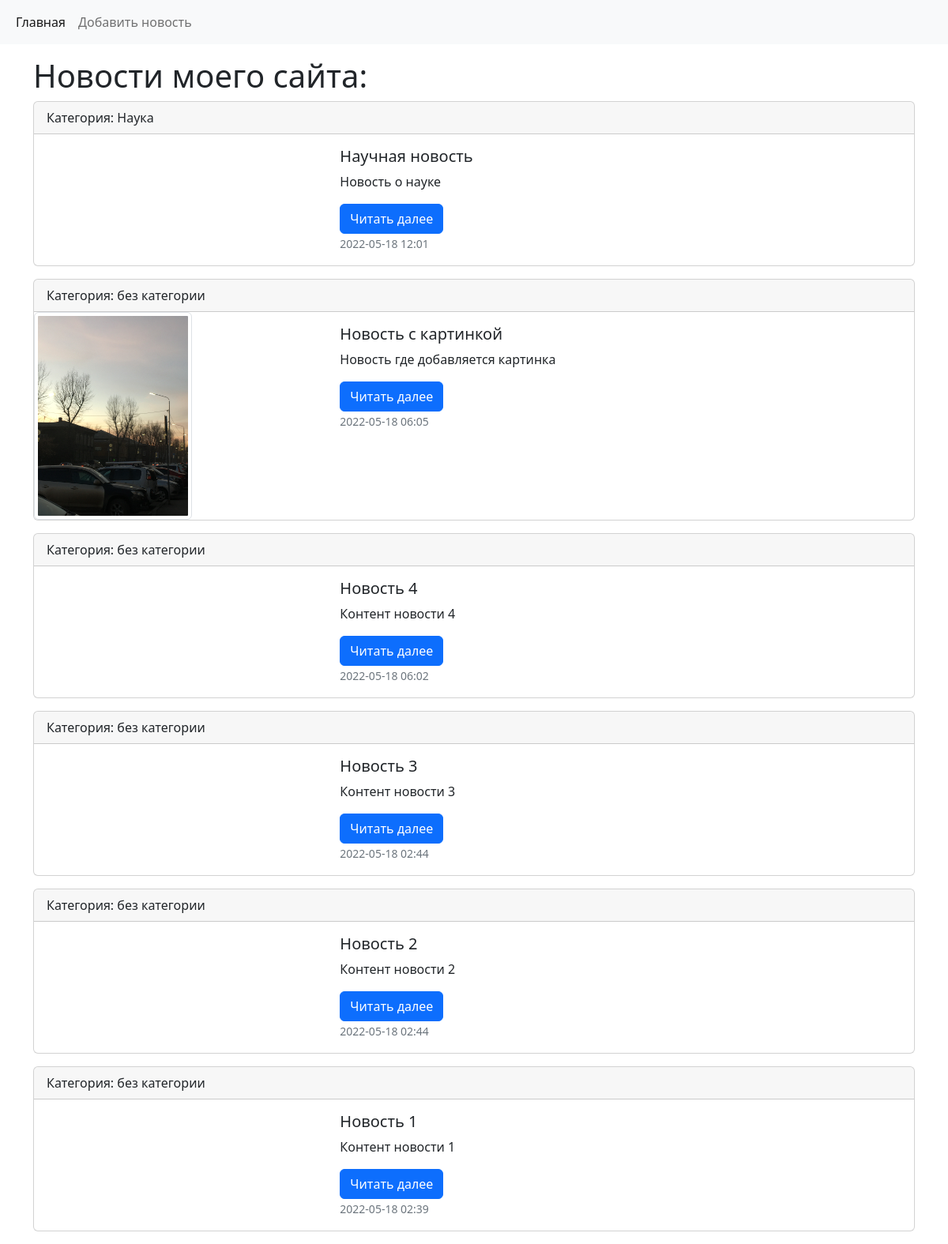
The app's page /, older data.
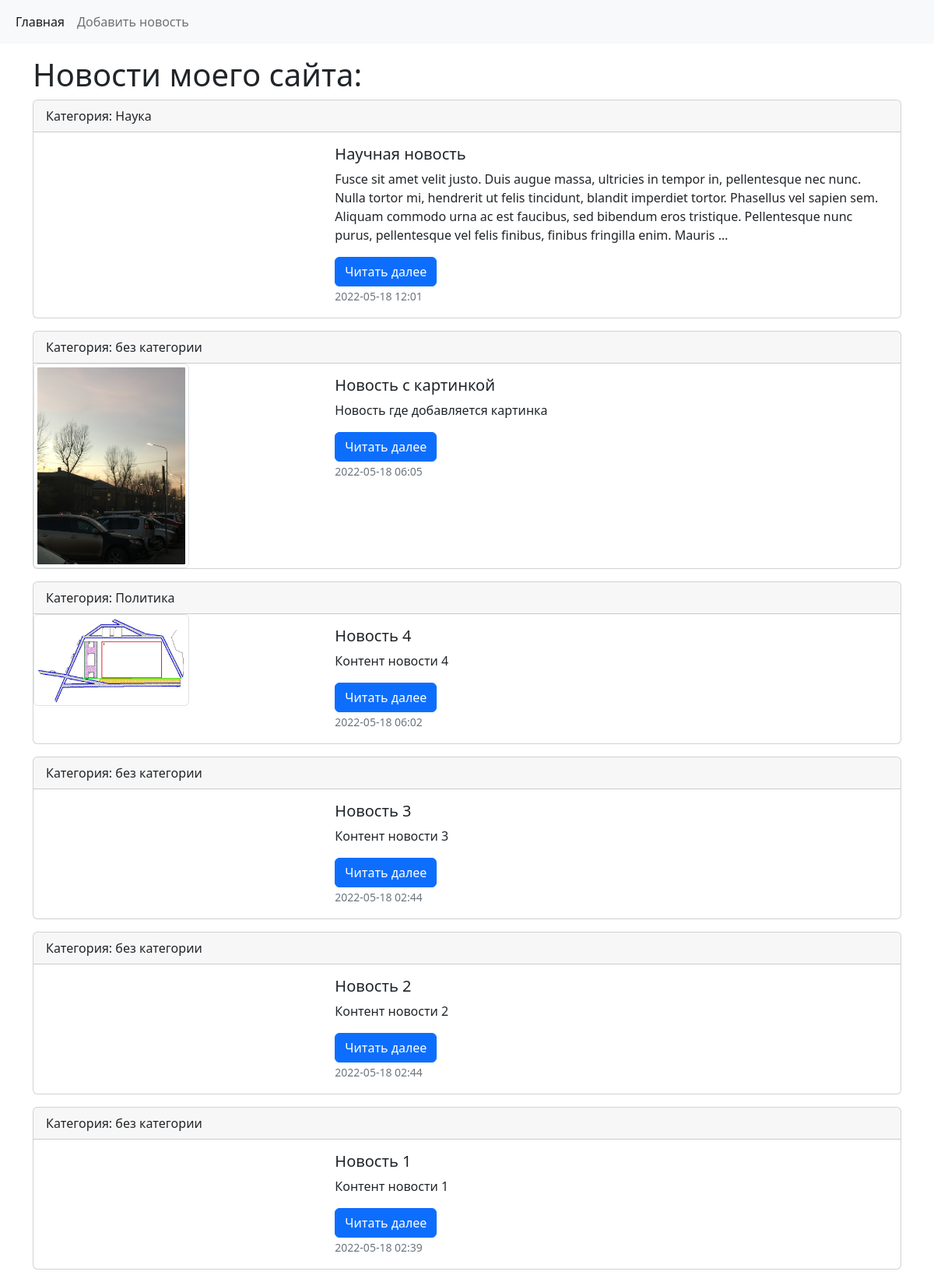
The same page, newer data.
### news/models.py (models this page shows, shortened)
class News(models.Model):
    title = models.CharField(max_length=150, verbose_name='Наименование')
    content = models.TextField(blank=True, verbose_name='Конетент')
    created_at = models.DateTimeField(auto_now_add=True, verbose_name='Дата загрузки')
    updated_at = models.DateTimeField(auto_now=True, verbose_name='Обновлено')
    photo = models.ImageField(upload_to='photo/%Y/%m/%d/', verbose_name='Фото', blank=True)
    is_published = models.BooleanField(default=True, verbose_name='Опубликовано')
    category = models.ForeignKey('Category', on_delete=models.PROTECT, null=True, verbose_name='Категория')
    class Meta:
        verbose_name = 'Новость'
        verbose_name_plural = 'Новости'
        ordering = ['-created_at']

class Category(models.Model):
    title = models.CharField(max_length=150, db_index=True, verbose_name='Наименование категории')
    def __str__(self):
        return self.title
    class Meta:
        verbose_name = 'Категория'
        verbose_name_plural = 'Категории'
        ordering = ['title']

### news/views.py (the view)
# urls.py: path('', views.index, name='home'),
def index(request):
    title = 'Новости моего сайта'
    news = News.objects.all()[:11]
    categories = Category.objects.all()
    context = {
        'news': news,
        'title': title,
        'categories': categories,
    }
    response = render(request, 'news/index.html', context)
    return response

### news/templates/news/index.html (shortened to what this page needs)
<!doctype html>
<html lang="ru">
<head>
    <link href="https://cdn.jsdelivr.net/npm/bootstrap@5.2.0-beta1/dist/css/bootstrap.min.css" rel="stylesheet">
</head>
<body>
<nav class="navbar navbar-expand-lg bg-light">
    <div class="container-fluid">
        <div class="collapse navbar-collapse" id="navbarNav">
            <ul class="navbar-nav">
                <li class="nav-item">
                    <a class="nav-link active" aria-current="page" href="#">Главная</a>
                </li>
                <li class="nav-item">
                    <a class="nav-link" href="#">Добавить новость</a>
                </li>
            </ul>
        </div>
    </div>
</nav>
<div class="container mt-3">
    <h1>{{ title }}:</h1>
    {% for item in news %}
    <div class="card mb-3">
        <div class="card-header">
            Категория: {{ item.category | default_if_none:'без категории' }}
        </div>
        <div class="row g-0">
            <div class="col-md-4">
                {% if item.photo %}
                <img src="{{ item.photo.url }}" alt="--" width="200px" height="150px" class="img-thumbnail rounded-mx-auto">
                {% endif %}
            </div>
            <div class="col-md-8">
                <div class="card-body">
                    <h5 class="card-title">{{ item.title }}</h5>
                    <p class="card-text">{{ item.content | linebreaksbr | truncatewords:50 }}</p>
                    <a href="/" class="btn btn-primary">Читать далее</a>
                    <p class="card-text"><small class="text-muted">{{ item.created_at | date:"Y-m-d H:i" }}</small></p>
                </div>
            </div>
        </div>
    </div>
    {% endfor %}
</div>
</body>
</html>

Row changes from the older to the newer data that the page shows:
changed News "Научная новость": content "Новость о науке" → "Fusce sit amet velit justo. Duis augue massa, ultricies in tempor in, pellentesque nec nunc. Nulla tortor mi, hendrerit ut felis tincidunt, blandit imperdiet tortor. Phasellus vel sapien sem. Aliquam commodo urna ac est faucibus, sed bibendum eros tristique. Pellentesque nunc purus, pellentesque vel felis finibus, finibus fringilla enim. Mauris …"
changed News "Новость 4": category "без категории" → "Политика"; photo: picture added
